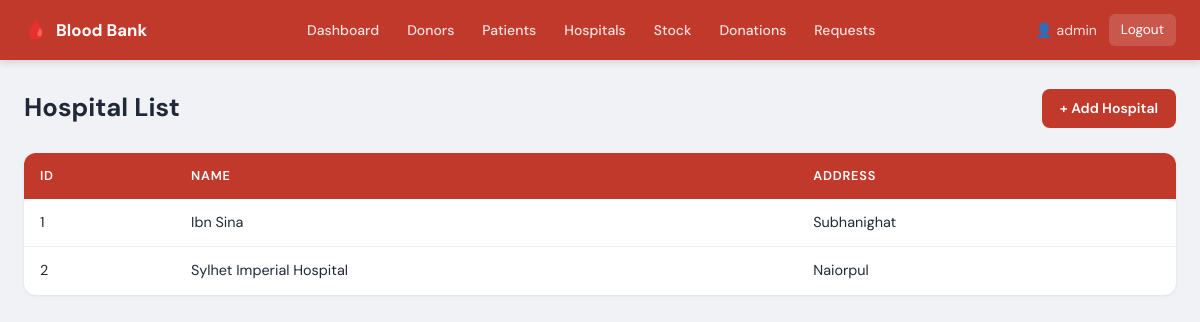
The page /view_hospitals.php (signed in) on the database its author committed.
### tables this page shows
CREATE TABLE `hospital` (
  `Hospital_ID` int(11)      NOT NULL AUTO_INCREMENT,
  `Name`        varchar(100) NOT NULL,
  `Address`     text         DEFAULT NULL,
  PRIMARY KEY (`Hospital_ID`)
);

### view_hospitals.php (the view, shortened to what this page needs)
<?php
include 'config.php';
$result = mysqli_query($conn, "SELECT * FROM hospital ORDER BY Name");
?>
<!DOCTYPE html>
<html lang="en">
<head>
    <link rel="stylesheet" href="style.css">
</head>
<body>
<?php include 'navbar.php'; ?>
<div class="container">
    <div class="page-header">
        <h1>Hospital List</h1>
        <a href="add_hospital.php" class="btn btn-primary">+ Add Hospital</a>
    </div>
    <table>
        <thead>
            <tr><th>ID</th><th>Name</th><th>Address</th></tr>
        </thead>
        <tbody>
        <?php $count=0; while($row = mysqli_fetch_assoc($result)): $count++; ?>
        <tr>
            <td><?php echo $row['Hospital_ID']; ?></td>
            <td><?php echo htmlspecialchars($row['Name']); ?></td>
            <td><?php echo htmlspecialchars($row['Address']); ?></td>
        </tr>
        <?php endwhile; ?>
        </tbody>
    </table>
</div>
</body>
</html>

### style.css (style rules this page uses)
:root { --red: #c0392b; --red-dark: #922b21; --red-light: #f9ebea; --green: #1e8449; --green-light:#eafaf1; --orange: #d35400; --orange-light:#fdf2e9; --blue: #1a5276; --blue-light: #eaf0f6; --gray-50: #f8f9fa; --gray-100: #f0f2f5; --gray-200: #e1e4e8; --gray-400: #9ca3af; --gray-600: #4b5563; --gray-800: #1f2937; --white: #ffffff; --shadow-sm: 0 1px 3px rgba(0,0,0,.08); --shadow-md: 0 4px 16px rgba(0,0,0,.10); --radius: 8px; --radius-lg: 12px; }
*, *::before, *::after { box-sizing: border-box; margin: 0; padding: 0; }
body { font-family: 'DM Sans', sans-serif; background: var(--gray-100); color: var(--gray-800); line-height: 1.6; min-height: 100vh; }
a { text-decoration: none; color: inherit; }
.container { max-width: 1200px; margin: 0 auto; padding: 28px 24px 48px; }
.page-header { display: flex; align-items: center; justify-content: space-between; margin-bottom: 24px; }
.page-header h1 { font-size: 1.6rem; font-weight: 700; color: var(--gray-800); }
.btn { display: inline-flex; align-items: center; gap: 6px; padding: 8px 18px; border-radius: var(--radius); font-family: inherit; font-size: .875rem; font-weight: 600; cursor: pointer; border: none; transition: filter .15s, transform .1s; text-decoration: none; }
.btn-primary { background: var(--red); color: var(--white); }
table { width: 100%; border-collapse: collapse; background: var(--white); border-radius: var(--radius-lg); overflow: hidden; box-shadow: var(--shadow-sm); }
thead tr { background: var(--red); }
th { padding: 13px 16px; color: var(--white); font-size: .8rem; font-weight: 600; text-transform: uppercase; letter-spacing: .06em; text-align: left; }
td { padding: 12px 16px; font-size: .9rem; border-bottom: 1px solid var(--gray-100); color: var(--gray-800); vertical-align: middle; }
tbody tr:last-child td { border-bottom: none; }

### rows shown on the page
hospital: Hospital_ID "1", Name "Ibn Sina", Address "Subhanighat"
hospital: Hospital_ID "2", Name "Sylhet Imperial Hospital", Address "Naiorpul"

### other values the page prints
$_SESSION['admin'] "admin"
